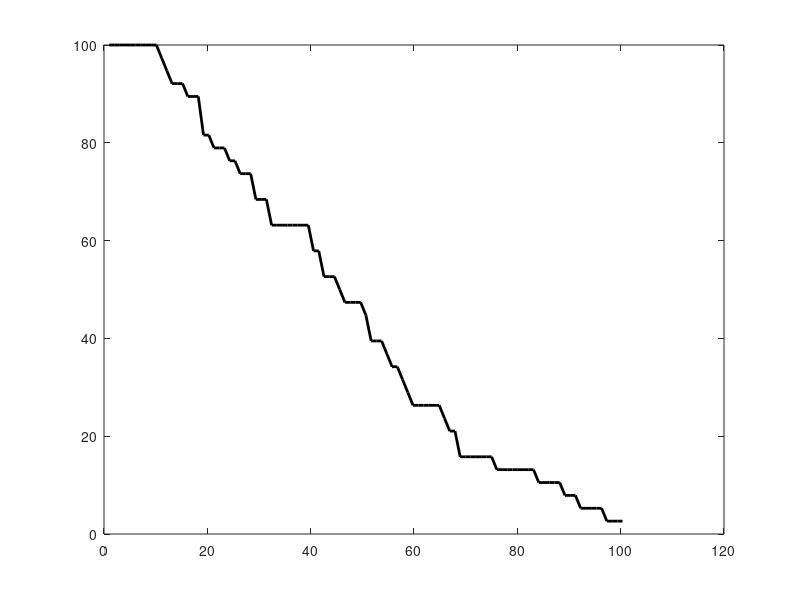

MATLAB code for this plot: (Note: this script raises an error after producing the figure.)


% (*) marks best so far
% In all trials, d = 0.2
% last updated: 1

clear all
clc

d = 0.2;
%%
planners = {'BiRRT','RRT','RRTConnect'};
plannerType = planners{3};
switch plannerType
    case 'BiRRT'
        D{1} = load('Benchmark_CBiRRT_envI_w.txt'); 
        D{2} = load('Benchmark_CBiRRT_envI_wo.txt');
        D{1} = [d*ones(size(D{1},1),1) D{1}];
        D{2} = [d*ones(size(D{2},1),1) D{2}];
        D{1} = D{1}(D{1}(:,2)==1,:); 
        D{2} = D{2}(D{2}(:,2)==1,:); 
    case 'RRT'
        D{1} = load('Benchmark_RRT_envI_w_6.txt'); 
        D{2} = load('Benchmark_RRT_envI_wo.txt'); 
        fprintf('Failures: \t%.1f, %.1f \n', 100-sum(D{1}(:,1))/size(D{1},1)*100, 100-sum(D{2}(:,1))/size(D{2},1)*100);
        D{1} = [d*ones(size(D{1},1),1) D{1}];
        D{2} = [d*ones(size(D{2},1),1) D{2}];
        D{1} = D{1}(D{1}(:,2)==1,:); 
        D{2} = D{2}(D{2}(:,2)==1,:); 
    case 'RRTConnect'
        D{1} = load('Benchmark_RRTConnect_nPCA.txt'); 
        D{2} = load('Benchmark_RRTConnect_PCA_k60.txt'); 
        fprintf('Failures: \t%.1f, %.1f \n', 100-sum(D{1}(:,1))/size(D{1},1)*100, 100-sum(D{2}(:,1))/size(D{2},1)*100);
        D{1} = [d*ones(size(D{1},1),1) D{1}];
        D{2} = [d*ones(size(D{2},1),1) D{2}];
        D{1} = D{1}(D{1}(:,2)==1,:); 
        D{2} = D{2}(D{2}(:,2)==1,:); 
end

%%
disp(['Results for ' plannerType ':']);

%%

for k = 1:size(D,2)
    
    suc = D{k}(:,2)==1;
    F(:,k) = mean(D{k});
    
    tmin(k) = F(4,k);
end

% clc
disp('-----------------------------------');
fprintf('         \t\tw/\tw/o\n');
fprintf('Queries: \t\t%d\t%d\n', size(D{1},1), size(D{2},1));
fprintf('d =      \t\t%.1f\t%.1f\n', F(1,1), F(1,2));
fprintf('Avg. time (for d): \t%.2f\t%.2f \t(sec)\n', F(4,1), F(4,2));
fprintf('Min. time (for d): \t%.2f\t%.2f \t(sec)\n', min(D{1}(:,4)), min(D{2}(:,4)));
fprintf('Nodes in path:     \t%.1f\t%.1f\n', F(10,1), F(10,2));
fprintf('Nodes in trees:    \t%.1f\t%.1f\n', F(11,1), F(11,2));
disp('------------ Sampling -------------');
fprintf('Sampling time:    \t%.2f\t%.2f \t(sec)\n', F(15,1), F(15,2));
fprintf('Sampling count: \t%.1f\t%.1f \t(%%)\n', F(16,1)+F(17,1), F(16,2)+F(17,2));
fprintf('Sampling success: \t%.2f\t%.2f \t(%%)\n', 100*F(16,1)/(F(16,1)+F(17,1)), 100*F(16,2)/(F(16,2)+F(17,2)));
disp('------------ loc.-con. ------------');
fprintf('Loc.-con. time:    \t%.2f\t%.2f \t(sec)\n', F(12,1), F(12,2));
fprintf('Loc.-con. count:   \t%.2f\t%.2f \t\n', F(13,1), F(13,2));
fprintf('Loc.-con. success: \t%.2f\t%.2f \t(%%)\n', 100*F(14,1)/F(13,1), 100*F(14,2)/F(13,2));
disp('----------- Projection ------------');
fprintf('Proj. time:        \t%.2f\t%.2f \t(sec)\n', F(6,1), F(6,2));
fprintf('Proj. count:       \t%.2f\t%.2f \t\n', F(5,1), F(5,2));
fprintf('Proj. distance:    \t%.2f\t%.2f \t\n', F(21,1), F(21,2));
disp('--------------- PCA ---------------');
fprintf('PCA time:          \t%.2f\t%.2f \t(sec)\n', F(19,1), F(19,2));
fprintf('PCA count:       \t%.2f\t%.2f \t\n', F(18,1), F(18,2));

%%
disp(' ');
fprintf('Speed-up (at d = %.1f):      %.2f\n', d, tmin(2)/tmin(1));

%%
%%
%%
% PCS
td = D{1}(:,4);
maxT = max(td);
T1 = linspace(0,maxT,100);
T1 = T1(2:end);
for i = 1:length(T1)
    sd = td < T1(i);
    md(i) = mean(td(sd));
    Md(i) = 1-sum(sd)/length(td);
end
%%
% GD
tg = D{2}(:,4);
maxT = max(tg);
T2 = linspace(0,maxT,100);
T2 = T2(2:end);
for i = 1:length(T2)
    sg = tg < T2(i);
    mg(i) = mean(tg(sg));
    Mg(i) = 1-sum(sg)/length(tg);
end

%%
h = figure(2);
clf
plot(T1,Md*100,'-k','linewidth',2);
hold on
plot(T2,Mg*100,'--k','linewidth',2);
hold off
xlabel('maximum runtime (sec)');
ylabel('failure rate (%)');
legend('wPCA','woPCA');
% xlim([0 8]);%max([T1 T2])]);
% title(plannerType);
set(gca,'fontsize',13);
% set(h, 'Position', [100, 100, 800, 400]);
% print PCS_NR_runtime.eps -depsc -r200